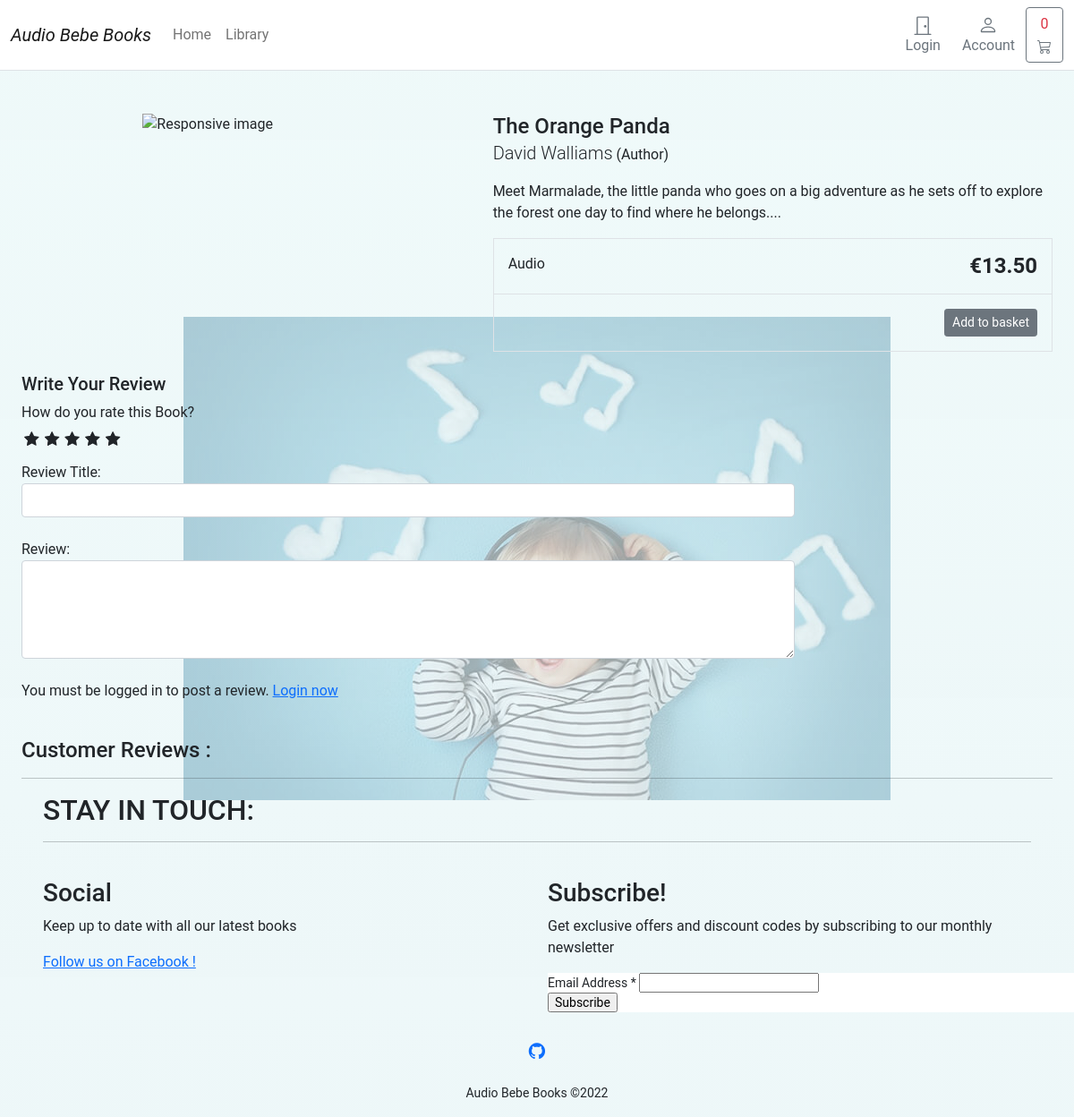
Before: /item/marmalade-the-orange-panda/ with the older database file.
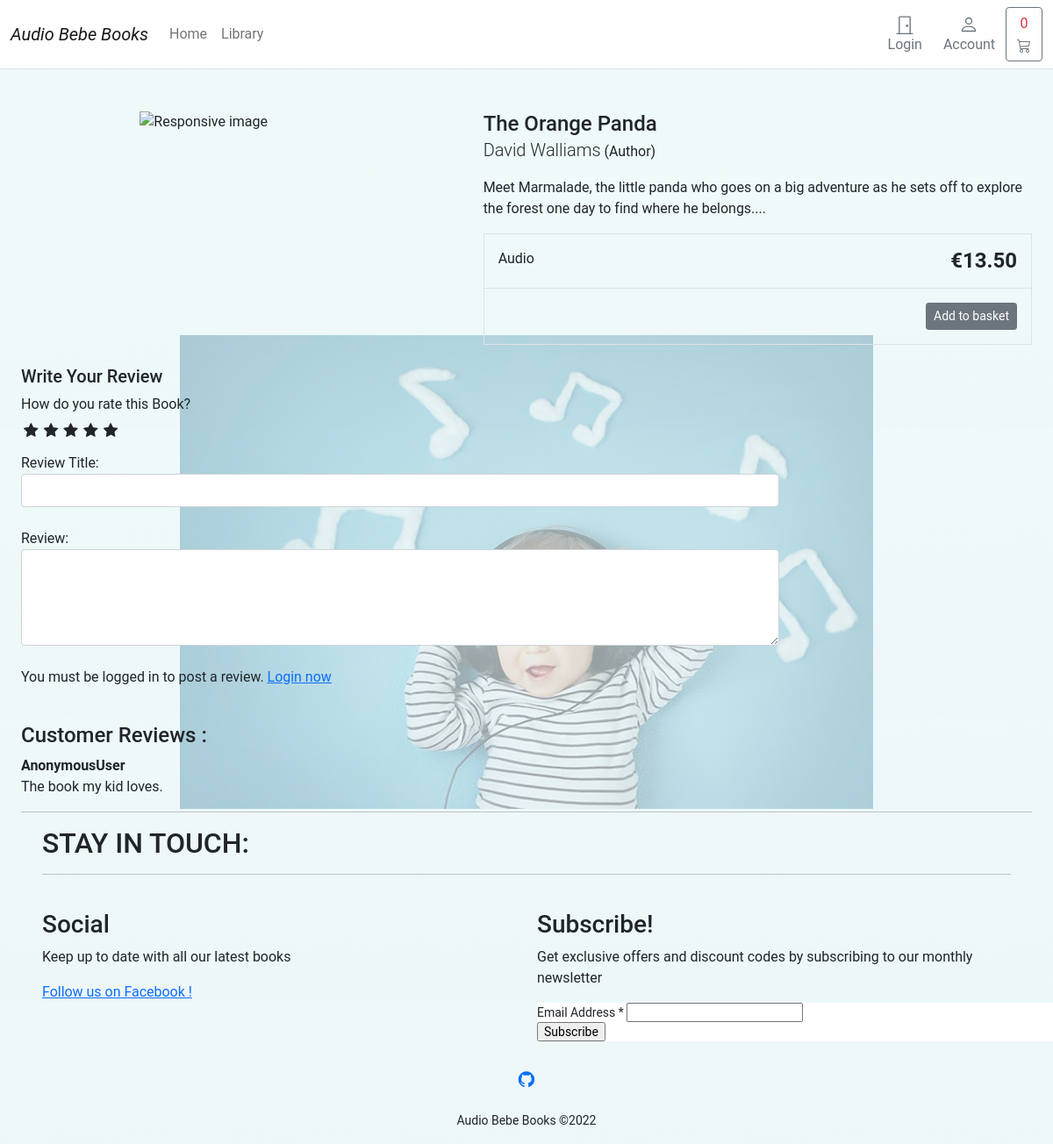
After: the same page with the newer database file.
### store/models.py (models this page shows, shortened)
class ReviewRating(models.Model):
    product = models.ForeignKey(Product, on_delete=models.CASCADE)
    user = models.ForeignKey(UserBase, on_delete=models.CASCADE)
    subject = models.CharField(max_length=100, blank=True)
    review = models.TextField(max_length=100, blank=True)
    rating = models.FloatField()
    ip = models.CharField(max_length=20, blank=True)
    status = models.BooleanField(default=True)
    create_at = models.DateTimeField(auto_now_add=True)
    udated_at = models.DateTimeField(auto_now=True)

### store/views.py (the view)
# urls.py: path('item/<slug:slug>/', views.product_detail, name='product_detail'),
def product_detail(request, slug):
    product = get_object_or_404(Product, slug=slug, in_stock=True)
    reviews = ReviewRating.objects.filter(
        product=product).order_by('-udated_at')
    return render(request, 'store/products/detail.html',
                  {'product': product, 'reviews': reviews})

### cart/cart.py (called while the page is built)
    def __len__(self):
        return sum(item['qty'] for item in self.cart.values())
        return len(self.cart)

### cart/context_processors.py (called while the page is built)
def cart(request):
    return {'cart': Cart(request)}

### store/models.py (called while the page is built)
    def get_absolute_url(self):
        return reverse('store:category_list', args=[self.slug])

### store/views.py (called while the page is built)
def categories(request):
    return {
        'categories': Category.objects.all()
    }

### templates/store/products/detail.html (shortened to what this page needs)
{% extends "store/base.html" %}
{% load static %}
{% block content %}
<div class='container'>
    <main class="pt-5">
        <div class="row g-3">
            <div class="col-md-5 col-lg-5 order-md-first">
                <img class="img-fluid mx-auto d-block" width="200px" alt="Responsive image" src="{{ product.image.url }}">
            </div>
            <div class="col-md-7 col-lg-7 ps-md-3 ps-lg-5">
                <h1 class="mb-0 h4">{{ product.title }}</h1>
                <p><span class="lead">{{ product.author }}</span> (Author)</p>
                <p>{{ product.description|slice:":355" }}...</p>
                <div class="border">
                    <div class="col border-bottom">
                        <div class="row p-3">
                            <div class="col-6">Audio</div>
                            <div class="col-6 text-end"><span class="h4 fw-bold"> €{{ product.price }}</span></div>
                        </div>
                    </div>
                    <div class="col">
                        <div class="row p-3">
                            <div class="col-6">
                            </div>
                            <div class="col-6 text-end">
<button type="button" id="add-button" value="{{product.id}}" class="btn btn-secondary btn-sm">Add to basket</button></div>
                        </div>
                    </div>
                </div>
            </div>
        </div>
    </main>
</div>
 <br>
 <div class="container quotes-container content-container">
    <div class="col-md-9">
<form action="{% url 'store:submit_review' product.pk %}" method="POST">
					<h5>Write Your Review</h5>
                    <div>
						<label>How do you rate this Book?</label>
                        <br>
                        <div class="rate">
							<input type="radio" name="rating" id="rating10" value="5" required /><label for="rating10" title="5"></label>
                            <input type="radio" name="rating" id="rating8" value="4" required /><label for="rating8" title="4"></label>
                            <input type="radio" name="rating" id="rating6" value="3" required /><label for="rating6" title="3"></label>
                            <input type="radio" name="rating" id="rating4" value="2" required /><label for="rating4" title="2"></label>
                            <input type="radio" name="rating" id="rating2" value="1" required /><label for="rating2" title="1"></label>
                        </div>
                        <br>
                        Review Title:
						<input type="text" class="form-control" name="subject">
						<br>
                        Review:
						<textarea name="review" rows="4" class="form-control"></textarea>
						<br>
                        {% if user.is_authenticated %}
                        <input type="submit" value="Submit Review" class="btn btn-primary">
                        {% else %}
                        <p>You must be logged in to post a review. <span> <a href="{% url 'account:login' %}">Login now</a></span></p>
						{% endif %}
                    </div>
                </form>
            <br>
            <header class="section-heading">
                <h4> Customer Reviews : </h4>
                {% for review in reviews %}
                <strong>{{user}}</strong>
                    <p>{{review.review}}</p>
                {% endfor %}
            </header>
{% endblock %}

Changed rows visible on the page:
added ReviewRating: user "AnonymousUser", review "The book my kid loves."
